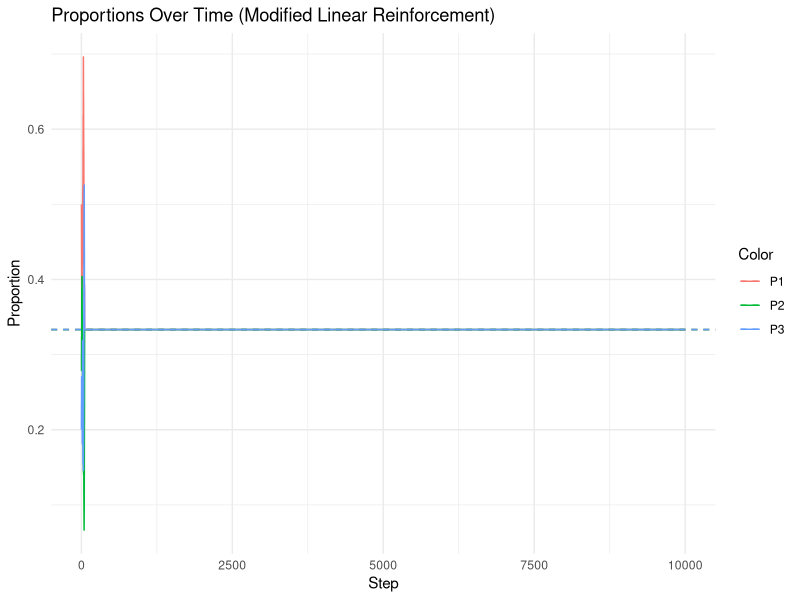
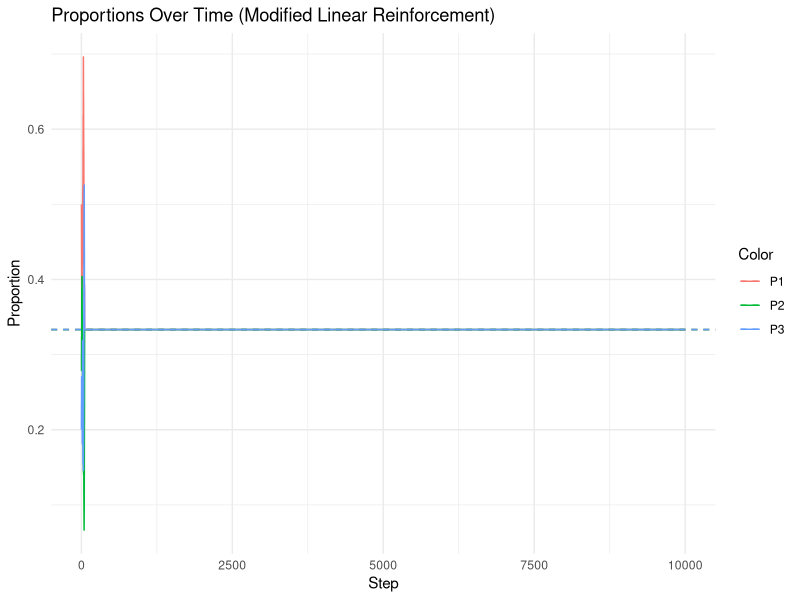

Generate these figures, in order, with R:
# Load necessary libraries
library(ggplot2)
library(gridExtra)
library(dplyr)
library(tidyr)
library(MASS)

# Set seed for reproducibility
set.seed(123)

# Create an output directory
output_dir <- "Polya_Urn_Simulation_Outputs"
if (!dir.exists(output_dir)) {
  dir.create(output_dir)
}

# Generalized Pólya Urn Simulation Function
simulate_polya_urn <- function(K, N, delta_func, X0, max_count = 1e6) {
  # Initialize variables
  X <- matrix(0, nrow = N+1, ncol = K)
  X[1, ] <- X0
  Pn <- matrix(0, nrow = N+1, ncol = K)
  Pn[1, ] <- X0 / sum(X0)
  
  # Store drawn colors
  Cn <- integer(N)
  
  for (n in 1:N) {
    # Current composition
    Xn <- X[n, ]
    Tn <- sum(Xn)
    
    # Ensure probabilities are valid
    if (any(is.na(Xn)) || any(Xn < 0) || Tn == 0) {
      warning(paste("Invalid composition at step", n))
      break
    }
    
    Pn[n, ] <- Xn / Tn
    
    # Draw a ball based on current proportions
    if (any(is.na(Pn[n, ])) || any(Pn[n, ] < 0)) {
      warning(paste("Invalid probabilities at step", n))
      break
    }
    
    Cn[n] <- sample(1:K, size = 1, prob = Pn[n, ])
    
    # Calculate reinforcement
    Delta <- delta_func(Cn[n], Xn)
    
    # Ensure Delta is non-negative and finite
    Delta[Delta < 0 | !is.finite(Delta)] <- 0
    
    # Update composition
    Xn_plus1 <- Xn + Delta
    
    # Prevent counts from becoming excessively large
    Xn_plus1[Xn_plus1 > max_count] <- max_count
    
    # Update the matrix
    X[n+1, ] <- Xn_plus1
  }
  
  # Determine the actual number of iterations completed
  actual_N <- min(n, N)
  
  # Trim the matrices to the actual number of iterations
  X <- X[1:(actual_N+1), , drop = FALSE]
  Pn <- Pn[1:actual_N, , drop = FALSE]
  Cn <- Cn[1:actual_N]
  
  # Return results as a list
  return(list(
    X = X,
    Pn = Pn,
    Cn = Cn
  ))
}

# Modified Linear interaction model with asymmetry
delta_linear_modified <- function(Cn, Xn) {
  K <- length(Xn)
  # Asymmetric base reinforcement
  a <- matrix(c(1, 2, 1.5,
                1.5, 1, 2,
                2, 1.5, 1), nrow = K, ncol = K, byrow = TRUE)
  # Asymmetric linear dependence with increased variability
  b <- matrix(c(0.2, 0.1, 0.4,
                0.4, 0.2, 0.1,
                0.1, 0.4, 0.2), nrow = K, ncol = K, byrow = TRUE)
  
  # Add a small constant to Xn to prevent zero counts
  Xn_safe <- Xn + 1e-6
  
  Delta <- a[Cn, ] + b[Cn, ] * Xn_safe
  return(Delta)
}

# Simulation parameters
K <- 3  # Number of colors
N <- 10000  # Number of steps
X0 <- c(50, 30, 20)  # Unequal initial composition

# Simulate with modified linear reinforcement
simulation_linear_mod <- simulate_polya_urn(K, N, delta_linear_modified, X0)

# For linear model
a_linear <- matrix(c(1, 2, 1.5,
                     1.5, 1, 2,
                     2, 1.5, 1), nrow = K, ncol = K, byrow = TRUE)
b_linear <- matrix(c(0.2, 0.1, 0.4,
                     0.4, 0.2, 0.1,
                     0.1, 0.4, 0.2), nrow = K, ncol = K, byrow = TRUE)

# Compute average reinforcement for each color
avg_reinforcement_linear <- rowMeans(a_linear + b_linear * mean(X0))

# Predicted limiting proportions (normalized)
predicted_proportions_linear <- avg_reinforcement_linear / sum(avg_reinforcement_linear)

# Plotting function for proportions with predicted proportions
plot_proportions_predicted <- function(Pn, predicted, title) {
  df <- data.frame(
    Step = 1:nrow(Pn),
    P1 = Pn[,1],
    P2 = Pn[,2],
    P3 = Pn[,3]
  )
  df_long <- gather(df, key = "Color", value = "Proportion", -Step)
  
  predicted_df <- data.frame(
    Color = c("P1", "P2", "P3"),
    Proportion = predicted
  )
  
  p <- ggplot(df_long, aes(x = Step, y = Proportion, color = Color)) +
    geom_line() +
    geom_hline(data = predicted_df, aes(yintercept = Proportion, color = Color), linetype = "dashed") +
    labs(title = title, x = "Step", y = "Proportion") +
    theme_minimal()
  
  return(p)
}

# Plot proportions over time with predicted proportions
p_linear_mod <- plot_proportions_predicted(simulation_linear_mod$Pn, predicted_proportions_linear, "Proportions Over Time (Modified Linear Reinforcement)")

# Save plot
ggsave(filename = file.path(output_dir, "Proportions_Linear_Modified.png"), plot = p_linear_mod, width = 8, height = 5)

# Display plot
print(p_linear_mod)

# Analyze convergence
analyze_convergence <- function(Pn) {
  final_proportions <- Pn[nrow(Pn), ]
  return(final_proportions)
}

final_prop_linear_mod <- analyze_convergence(simulation_linear_mod$Pn)

# Print final proportions and predicted proportions
cat("Final Proportions (Modified Linear Reinforcement):\n")
print(round(final_prop_linear_mod, 4))
cat("Predicted Proportions (Approximate):\n")
print(round(predicted_proportions_linear, 4))

# Validate CLT for scaled fluctuations with theoretical variance
validate_clt_improved <- function(simulation, title) {
  X <- simulation$X
  Pn <- simulation$Pn
  N <- nrow(Pn)
  
  # Total number of balls at each step
  Tn <- rowSums(X[1:N, ])
  
  # Ensure that Pn is finite and has no NaN values
  if (any(!is.finite(Pn)) || any(is.na(Pn))) {
    warning("Non-finite or NA values detected in Pn.")
    return(NULL)
  }
  
  # Compute scaled fluctuations (ensure Pn[N, ] is valid)
  Pn_last <- Pn[N, ]
  if (any(!is.finite(Pn_last)) || any(is.na(Pn_last))) {
    warning("Non-finite or NA values detected in the last row of Pn.")
    return(NULL)
  }
  
  Zn <- sqrt(Tn) * (Pn - matrix(Pn_last, nrow = N, ncol = K, byrow = TRUE))
  
  # Remove rows with non-finite values in Zn
  valid_rows <- apply(Zn, 1, function(row) all(is.finite(row)))
  Zn <- Zn[valid_rows, , drop = FALSE]
  Tn <- Tn[valid_rows]
  Pn <- Pn[valid_rows, , drop = FALSE]
  N <- nrow(Pn)
  
  # Find the latest index where variance is non-zero
  variances <- apply(Zn, 2, var)
  if (all(variances == 0)) {
    warning("Variance of fluctuations is zero throughout. Cannot perform CLT validation.")
    return(NULL)
  }
  
  # Determine the point where variance becomes zero
  zero_var_indices <- which(variances == 0)
  if (length(zero_var_indices) > 0) {
    # Use data up to the smallest index where variance becomes zero
    max_N <- max(which(apply(Zn, 1, function(row) all(row != 0))))
    Zn <- Zn[1:max_N, , drop = FALSE]
    N <- nrow(Zn)
    Tn <- Tn[1:N]
    Pn <- Pn[1:N, ]
  }
  
  # Take last n_steps steps for analysis
  n_steps <- min(1000, N)
  Zn_last <- Zn[(N - n_steps + 1):N, , drop = FALSE]
  
  # Check for zero variance in columns
  sd_Zn_last <- apply(Zn_last, 2, sd)
  zero_sd_cols <- which(sd_Zn_last == 0)
  
  if (length(zero_sd_cols) == ncol(Zn_last)) {
    # All columns have zero variance
    warning("All columns in Zn_last have zero variance. Cannot perform CLT validation.")
    return(NULL)
  } else if (length(zero_sd_cols) > 0) {
    # Remove columns with zero variance
    Zn_last <- Zn_last[, -zero_sd_cols, drop = FALSE]
    # Update column names accordingly
    col_names <- paste0("Z", setdiff(1:K, zero_sd_cols))
  } else {
    col_names <- paste0("Z", 1:K)
  }
  
  # Check if any columns are left
  if (ncol(Zn_last) == 0) {
    warning("No columns left in Zn_last after removing zero variance columns. Cannot perform CLT validation.")
    return(NULL)
  }
  
  # Standardize fluctuations
  Zn_std <- scale(Zn_last)
  
  # Convert to data frame
  df_Zn <- as.data.frame(Zn_std)
  names(df_Zn) <- col_names
  
  # Gather data for plotting
  df_Zn_long <- gather(df_Zn, key = "Color", value = "Fluctuation")
  
  # Remove any remaining non-finite values
  df_Zn_long <- df_Zn_long[is.finite(df_Zn_long$Fluctuation), ]
  
  # Check if df_Zn_long is empty
  if (nrow(df_Zn_long) == 0) {
    warning("No valid data to plot after removing non-finite values.")
    return(NULL)
  }
  
  # Plot histograms of standardized fluctuations
  p_hist <- ggplot(df_Zn_long, aes(x = Fluctuation, fill = Color)) +
    geom_histogram(alpha = 0.6, bins = 30, position = "identity") +
    facet_wrap(~ Color, scales = "fixed") +
    labs(title = paste("Histogram of Standardized Scaled Fluctuations -", title), x = "Fluctuation", y = "Frequency") +
    theme_minimal() +
    guides(fill = FALSE)
  
  # Q-Q plots
  p_qq <- ggplot(df_Zn_long, aes(sample = Fluctuation)) +
    stat_qq() +
    stat_qq_line() +
    facet_wrap(~ Color, scales = "fixed") +
    labs(title = paste("Q-Q Plot of Standardized Scaled Fluctuations -", title), x = "Theoretical Quantiles", y = "Sample Quantiles") +
    theme_minimal()
  
  # Save plots
  ggsave(filename = file.path(output_dir, paste0("Histogram_Fluctuations_", gsub(" ", "_", title), ".png")), plot = p_hist, width = 8, height = 5)
  ggsave(filename = file.path(output_dir, paste0("QQPlot_Fluctuations_", gsub(" ", "_", title), ".png")), plot = p_qq, width = 8, height = 5)
  
  # Display plots
  grid.arrange(p_hist, p_qq, ncol = 1)
}

# Validate CLT for modified linear reinforcement
validate_clt_improved(simulation_linear_mod, "Modified Linear Reinforcement")

# End of R code

